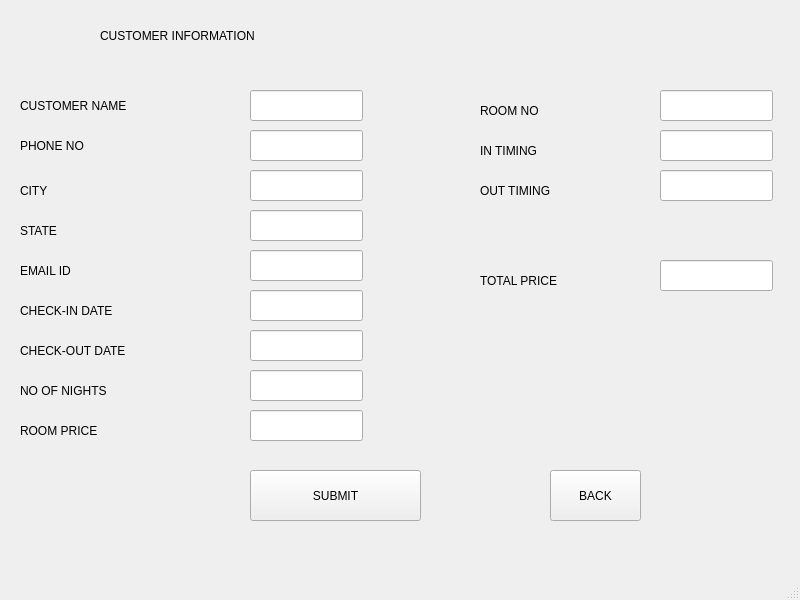
<?xml version="1.0" encoding="UTF-8"?>
<ui version="4.0">
 <class>MainWindow</class>
 <widget class="QMainWindow" name="MainWindow">
  <property name="geometry">
   <rect>
    <x>0</x>
    <y>0</y>
    <width>800</width>
    <height>600</height>
   </rect>
  </property>
  <property name="windowTitle">
   <string>MainWindow</string>
  </property>
  <widget class="QWidget" name="centralwidget">
   <widget class="QLabel" name="label">
    <property name="geometry">
     <rect>
      <x>100</x>
      <y>10</y>
      <width>611</width>
      <height>51</height>
     </rect>
    </property>
    <property name="styleSheet">
     <string notr="true">font: 75 36pt &quot;Times New Roman&quot;;</string>
    </property>
    <property name="text">
     <string>CUSTOMER INFORMATION</string>
    </property>
   </widget>
   <widget class="QLabel" name="label_2">
    <property name="geometry">
     <rect>
      <x>20</x>
      <y>90</y>
      <width>211</width>
      <height>31</height>
     </rect>
    </property>
    <property name="styleSheet">
     <string notr="true">font: 18pt &quot;Times New Roman&quot;;</string>
    </property>
    <property name="text">
     <string>CUSTOMER NAME</string>
    </property>
   </widget>
   <widget class="QLineEdit" name="lineEdit">
    <property name="geometry">
     <rect>
      <x>250</x>
      <y>90</y>
      <width>113</width>
      <height>31</height>
     </rect>
    </property>
   </widget>
   <widget class="QLabel" name="label_3">
    <property name="geometry">
     <rect>
      <x>20</x>
      <y>130</y>
      <width>121</width>
      <height>31</height>
     </rect>
    </property>
    <property name="styleSheet">
     <string notr="true">font: 18pt &quot;Times New Roman&quot;;</string>
    </property>
    <property name="text">
     <string>PHONE NO</string>
    </property>
   </widget>
   <widget class="QLineEdit" name="lineEdit_2">
    <property name="geometry">
     <rect>
      <x>250</x>
      <y>130</y>
      <width>113</width>
      <height>31</height>
     </rect>
    </property>
   </widget>
   <widget class="QLabel" name="label_4">
    <property name="geometry">
     <rect>
      <x>20</x>
      <y>180</y>
      <width>61</width>
      <height>21</height>
     </rect>
    </property>
    <property name="styleSheet">
     <string notr="true">font: 18pt &quot;Times New Roman&quot;;</string>
    </property>
    <property name="text">
     <string>CITY</string>
    </property>
   </widget>
   <widget class="QLineEdit" name="lineEdit_3">
    <property name="geometry">
     <rect>
      <x>250</x>
      <y>170</y>
      <width>113</width>
      <height>31</height>
     </rect>
    </property>
   </widget>
   <widget class="QLabel" name="label_5">
    <property name="geometry">
     <rect>
      <x>20</x>
      <y>220</y>
      <width>71</width>
      <height>21</height>
     </rect>
    </property>
    <property name="styleSheet">
     <string notr="true">font: 18pt &quot;Times New Roman&quot;;</string>
    </property>
    <property name="text">
     <string>STATE</string>
    </property>
   </widget>
   <widget class="QLineEdit" name="lineEdit_4">
    <property name="geometry">
     <rect>
      <x>250</x>
      <y>210</y>
      <width>113</width>
      <height>31</height>
     </rect>
    </property>
   </widget>
   <widget class="QLabel" name="label_6">
    <property name="geometry">
     <rect>
      <x>20</x>
      <y>260</y>
      <width>111</width>
      <height>21</height>
     </rect>
    </property>
    <property name="styleSheet">
     <string notr="true">font: 18pt &quot;Times New Roman&quot;;</string>
    </property>
    <property name="text">
     <string>EMAIL ID</string>
    </property>
   </widget>
   <widget class="QLineEdit" name="lineEdit_5">
    <property name="geometry">
     <rect>
      <x>250</x>
      <y>250</y>
      <width>113</width>
      <height>31</height>
     </rect>
    </property>
   </widget>
   <widget class="QLabel" name="label_7">
    <property name="geometry">
     <rect>
      <x>20</x>
      <y>300</y>
      <width>191</width>
      <height>21</height>
     </rect>
    </property>
    <property name="styleSheet">
     <string notr="true">font: 18pt &quot;Times New Roman&quot;;</string>
    </property>
    <property name="text">
     <string>CHECK-IN DATE</string>
    </property>
   </widget>
   <widget class="QLineEdit" name="lineEdit_6">
    <property name="geometry">
     <rect>
      <x>250</x>
      <y>290</y>
      <width>113</width>
      <height>31</height>
     </rect>
    </property>
   </widget>
   <widget class="QLabel" name="label_8">
    <property name="geometry">
     <rect>
      <x>20</x>
      <y>340</y>
      <width>201</width>
      <height>21</height>
     </rect>
    </property>
    <property name="styleSheet">
     <string notr="true">font: 18pt &quot;Times New Roman&quot;;</string>
    </property>
    <property name="text">
     <string>CHECK-OUT DATE</string>
    </property>
   </widget>
   <widget class="QLineEdit" name="lineEdit_7">
    <property name="geometry">
     <rect>
      <x>250</x>
      <y>330</y>
      <width>113</width>
      <height>31</height>
     </rect>
    </property>
   </widget>
   <widget class="QLineEdit" name="lineEdit_8">
    <property name="geometry">
     <rect>
      <x>250</x>
      <y>370</y>
      <width>113</width>
      <height>31</height>
     </rect>
    </property>
   </widget>
   <widget class="QLabel" name="label_9">
    <property name="geometry">
     <rect>
      <x>20</x>
      <y>380</y>
      <width>161</width>
      <height>21</height>
     </rect>
    </property>
    <property name="styleSheet">
     <string notr="true">font: 18pt &quot;Times New Roman&quot;;</string>
    </property>
    <property name="text">
     <string>NO OF NIGHTS</string>
    </property>
   </widget>
   <widget class="QLabel" name="label_10">
    <property name="geometry">
     <rect>
      <x>20</x>
      <y>420</y>
      <width>151</width>
      <height>21</height>
     </rect>
    </property>
    <property name="styleSheet">
     <string notr="true">font: 18pt &quot;Times New Roman&quot;;</string>
    </property>
    <property name="text">
     <string>ROOM PRICE</string>
    </property>
   </widget>
   <widget class="QLineEdit" name="lineEdit_9">
    <property name="geometry">
     <rect>
      <x>250</x>
      <y>410</y>
      <width>113</width>
      <height>31</height>
     </rect>
    </property>
   </widget>
   <widget class="QLabel" name="label_11">
    <property name="geometry">
     <rect>
      <x>480</x>
      <y>100</y>
      <width>111</width>
      <height>21</height>
     </rect>
    </property>
    <property name="styleSheet">
     <string notr="true">font: 18pt &quot;Times New Roman&quot;;</string>
    </property>
    <property name="text">
     <string>ROOM NO</string>
    </property>
   </widget>
   <widget class="QLineEdit" name="lineEdit_10">
    <property name="geometry">
     <rect>
      <x>660</x>
      <y>90</y>
      <width>113</width>
      <height>31</height>
     </rect>
    </property>
   </widget>
   <widget class="QLabel" name="label_12">
    <property name="geometry">
     <rect>
      <x>480</x>
      <y>140</y>
      <width>121</width>
      <height>21</height>
     </rect>
    </property>
    <property name="styleSheet">
     <string notr="true">font: 18pt &quot;Times New Roman&quot;;</string>
    </property>
    <property name="text">
     <string>IN TIMING</string>
    </property>
   </widget>
   <widget class="QLineEdit" name="lineEdit_11">
    <property name="geometry">
     <rect>
      <x>660</x>
      <y>130</y>
      <width>113</width>
      <height>31</height>
     </rect>
    </property>
   </widget>
   <widget class="QLabel" name="label_13">
    <property name="geometry">
     <rect>
      <x>480</x>
      <y>180</y>
      <width>141</width>
      <height>21</height>
     </rect>
    </property>
    <property name="styleSheet">
     <string notr="true">font: 18pt &quot;Times New Roman&quot;;</string>
    </property>
    <property name="text">
     <string>OUT TIMING</string>
    </property>
   </widget>
   <widget class="QLineEdit" name="lineEdit_12">
    <property name="geometry">
     <rect>
      <x>660</x>
      <y>170</y>
      <width>113</width>
      <height>31</height>
     </rect>
    </property>
   </widget>
   <widget class="QLabel" name="label_14">
    <property name="geometry">
     <rect>
      <x>480</x>
      <y>270</y>
      <width>151</width>
      <height>21</height>
     </rect>
    </property>
    <property name="styleSheet">
     <string notr="true">font: 18pt &quot;Times New Roman&quot;;</string>
    </property>
    <property name="text">
     <string>TOTAL PRICE</string>
    </property>
   </widget>
   <widget class="QLineEdit" name="lineEdit_13">
    <property name="geometry">
     <rect>
      <x>660</x>
      <y>260</y>
      <width>113</width>
      <height>31</height>
     </rect>
    </property>
   </widget>
   <widget class="QPushButton" name="pushButton">
    <property name="geometry">
     <rect>
      <x>250</x>
      <y>470</y>
      <width>171</width>
      <height>51</height>
     </rect>
    </property>
    <property name="styleSheet">
     <string notr="true">font: 18pt &quot;Times New Roman&quot;;</string>
    </property>
    <property name="text">
     <string>SUBMIT</string>
    </property>
   </widget>
   <widget class="QPushButton" name="pushButton_2">
    <property name="geometry">
     <rect>
      <x>550</x>
      <y>470</y>
      <width>91</width>
      <height>51</height>
     </rect>
    </property>
    <property name="styleSheet">
     <string notr="true">font: 18pt &quot;Times New Roman&quot;;</string>
    </property>
    <property name="text">
     <string>BACK</string>
    </property>
   </widget>
  </widget>
  <widget class="QMenuBar" name="menubar">
   <property name="geometry">
    <rect>
     <x>0</x>
     <y>0</y>
     <width>800</width>
     <height>21</height>
    </rect>
   </property>
  </widget>
  <widget class="QStatusBar" name="statusbar"/>
 </widget>
 <resources/>
 <connections>
  <connection>
   <sender>pushButton_2</sender>
   <signal>clicked()</signal>
   <receiver>MainWindow</receiver>
   <slot>close()</slot>
   <hints>
    <hint type="sourcelabel">
     <x>589</x>
     <y>514</y>
    </hint>
    <hint type="destinationlabel">
     <x>589</x>
     <y>574</y>
    </hint>
   </hints>
  </connection>
 </connections>
</ui>
